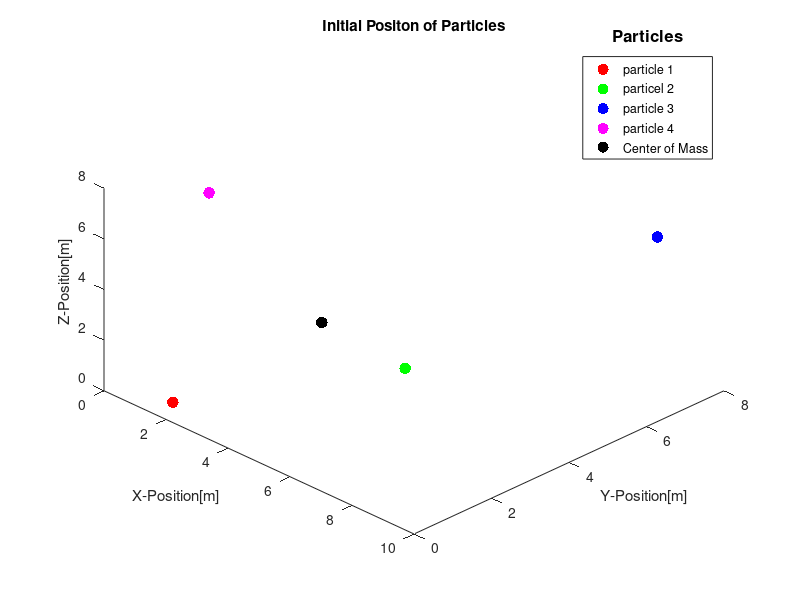

Reproduce this figure in MATLAB. (Note: this script raises an error after producing the figure.)
%% Particle Orbiting 
clear all;
close all;
clc;

%% System Properties and Initial codition - DO NOT EDIT IN PART 1

%Central Force Constant (analogous to gravitational constant G)
G = rand(1,1)*25;

%here are some random particles
p1 = rand(1,3)*10;
p2 = rand(1,3)*10;
p3 = rand(1,3)*10;
p4 = rand(1,3)*10; 

%random assignment of mass to the particles
m1 = rand(1,1) * 100;
m2 = rand(1,1) * 100;
m3 = rand(1,1) * 100;
m4 = rand(1,1) * 100;

%initial momentum
mv1 = [0 0 0];
mv2 = [0 0 0];
mv3 = [0 0 0];
mv4 = [0 0 0];

%Time interval and step
tmax = 1;
dt = 0.0001;

%% Centre of Mass 
%write an expression to compute the center of mass (do not use a loop)

%Center of Mass x direction 
com = (m1*p1 + m2*p2 + m3*p3 + m3*p4) ./ (m1 + m2 + m3 + m4);
%% Initial Conditions Plot 
%examine initial state (use plot3. Make the particles different colors and
%the center of mass black) Have your TA check you center of mass expression
%as well as your plot before moving on.

figure
hold on;
plot3(p1(1,1), p1(1,2), p1(1,3),'.r', 'MarkerSize', 25);
plot3(p2(1,1), p2(1,2), p2(1,3),'.g', 'MarkerSize', 25);
plot3(p3(1,1), p3(1,2), p3(1,3),'.b', 'MarkerSize', 25);
plot3(p4(1,1), p4(1,2), p4(1,3),'.m', 'MarkerSize', 25);
plot3(com(1,1), com(1,2), com(1,3),'.k', 'MarkerSize', 25);
view(45,45);

xlabel("X-Position[m]");
ylabel("Y-Position[m]");
zlabel("Z-Position[m]");
title('Initial Positon of Particles');
lgd = legend('particle 1', 'particel 2', 'particle 3', 'particle 4', 'Center of Mass');
title(lgd,'Particles','FontSize',12);

hold off;

%% Momentum Update

%Setup arrays for saving positions and momentum/velocity
m = [m1;m2;m3;m4];
p = [p1;p2;p3;p4];

for i = 2:floor((tmax/dt)) %run the simulation for 1 second
    
    %Net Force for every particle
    F1 = NetForce(m,p,G,1);
    F2 = NetForce(m,p,G,2);
    F3 = NetForce(m,p,G,3);
    F4 = NetForce(m,p,G,4);

    %update momentum of each particle
    mv1 = mv1 + F1*dt;
    v1 = (mv1/m1);
    p1 = p1 + v1 * dt;

    mv2 = mv2 + F2*dt;
    v2 = (mv2/m2);
    p2 = p2 + v2 * dt;

    mv3 = mv3 + F3*dt;
    v3 = (mv3/m3);
    p3 = p3 + v3 * dt;

    mv4 = mv4 + F4*dt;
    v4 = (mv4/m4);
    p4 = p4 + v4 * dt;
   
    
    %compute updated position of each particle (set new position equal to variable name of previous position)
    p = [p1;p2;p3;p4];
    %create an array for each point that records time history (e.g. p1_out(i,:) = p1;)
    p1_out(i,:) = p1;
    p2_out(i,:) = p2;
    p3_out(i,:) = p3;
    p4_out(i,:) = p4;

    %momentum arrays
    mv1_out(i,:) = mv1;
    mv2_out(i,:) = mv2;
    mv3_out(i,:) = mv3;
    mv4_out(i,:) = mv4;
   
    %recompute center of mass from updated positions

    com = (m1*p1 + m2*p2 + m3*p3 + m4*p4) ./ (m1 + m2 + m3 + m4);
   
    %create array for center of mass (e.g. com_out(i,:) = com;)
    com_out(i,:) = com;

    %time array
    time(i,:) = dt * i;

end 

%Trajectory Plots
figure
hold on;
plot3(p1_out(2:end,1), p1_out(2:end,2), p1_out(2:end,3),'r','LineWidth', 2);
plot3(p2_out(2:end,1), p2_out(2:end,2), p2_out(2:end,3),'g','LineWidth', 2);
plot3(p3_out(2:end,1), p3_out(2:end,2), p3_out(2:end,3),'b','LineWidth', 2);
plot3(p4_out(2:end,1), p4_out(2:end,2), p4_out(2:end,3),'m','LineWidth', 2);
plot3(com_out(2:end,1), com_out(2:end,2), com_out(2:end,3),'k','LineWidth', 2);
view(45,45);

xlabel("X-Trajectory[m]");
ylabel("Y-Trajectory[m]");
zlabel("Z-Trajectory[m]");
title('Trajectories of Particles');
lgd = legend('Trajectory 1', 'Trajectory 2', 'Trajectory 3', 'Trajectory 4', 'Center of Mass');
title(lgd,'Trajectories','FontSize',12);
hold off;

%% Animation 

figure
view(45,45);
for i = 2:50:length(p1_out)
    hold on;
    plot3(p1_out(i,1), p1_out(i,2), p1_out(i,3),'.r','markersize', 13);
    plot3(p2_out(i,1), p2_out(i,2), p2_out(i,3),'.g','markersize', 13);
    plot3(p3_out(i,1), p3_out(i,2), p3_out(i,3),'.b','markersize', 13);
    plot3(p4_out(i,1), p4_out(i,2), p4_out(i,3),'.m','markersize', 13);
    plot3(com_out(i,1), com_out(i,2), com_out(i,3),'.k','markersize', 13);
    drawnow
    xlabel("X-Trajectory[m]");
    ylabel("Y-Trajectory[m]");
    zlabel("Z-Trajectory[m]");
    title('Trajectories of Particles Animation');
   
end
hold off;

%% Linear Momentum 
%Linear Momentum of Particle 1
figure
hold on;
plot(time(:,1),mv1_out(:,1),'r','LineWidth', 2);
plot(time(:,1),mv1_out(:,2),'g','LineWidth', 2);
plot(time(:,1),mv1_out(:,3),'b','LineWidth', 2);

ylabel("Momentum [kgm/s]");
xlabel("Time [s]");
title('Linear Momentum - Particle 1 vs. Time');
lgd = legend('X - Direction', 'Y - Direction', 'Z - Direction');
title(lgd,'Momentum','FontSize',10);
hold off;
%Linear Momentum of Particle 2
figure
hold on;
plot(time(:,1),mv2_out(:,1),'r','LineWidth', 2);
plot(time(:,1),mv2_out(:,2),'g','LineWidth', 2);
plot(time(:,1),mv2_out(:,3),'b','LineWidth', 2);

ylabel("Momentum [kgm/s]");
xlabel("Time [s]");
title('Linear Momentum - Particle 2 vs. Time');
lgd = legend('X - Direction', 'Y - Direction', 'Z - Direction');
title(lgd,'Momentum','FontSize',10);
hold off;
%Linear Momentum of Particle 3
figure
hold on;
plot(time(:,1),mv3_out(:,1),'r','LineWidth', 2);
plot(time(:,1),mv3_out(:,2),'g','LineWidth', 2);
plot(time(:,1),mv3_out(:,3),'b','LineWidth', 2);

ylabel("Momentum [kgm/s]");
xlabel("Time [s]");
title('Linear Momentum - Particle 3 vs. Time');
lgd = legend('X - Direction', 'Y - Direction', 'Z - Direction');
title(lgd,'Momentum','FontSize',10);
hold off;
%Linear Momentum of Particle 4
figure
hold on;
plot(time(:,1),mv4_out(:,1),'r','LineWidth', 2);
plot(time(:,1),mv4_out(:,2),'g','LineWidth', 2);
plot(time(:,1),mv4_out(:,3),'b','LineWidth', 2);

ylabel("Momentum [kgm/s]");
xlabel("Time [s]");
title('Linear Momentum - Particle 4 vs. Time');
lgd = legend('X - Direction', 'Y - Direction', 'Z - Direction');
title(lgd,'Momentum','FontSize',10);
hold off;


%Linear Momentum of Entire System
mv_system = mv1_out + mv2_out + mv3_out + mv4_out;

figure
hold on;
plot(time(:,1),mv_system(:,1),'r','LineWidth', 2);
plot(time(:,1),mv_system(:,2),'g','LineWidth', 2);
plot(time(:,1),mv_system(:,3),'b','LineWidth', 2);
ylim([-1,1]);
ylabel("Momentum of System [kgm/s]");
xlabel("Time [s]");
title('Linear Momentum of Sytem vs. Time');
lgd = legend('X - Direction', 'Y - Direction', 'Z - Direction');
title(lgd,'System Momentum','FontSize',10);
hold off;

%% Angular momentum  
%angular momentum of Particle 1 in x,y,z directions

ang_momentum1 = cross(p1_out, mv1_out);
ang_momentum2 = cross(p2_out, mv2_out);
ang_momentum3 = cross(p3_out, mv3_out);
ang_momentum4 = cross(p4_out, mv4_out);

figure
hold on;
plot(time(:,1),ang_momentum1(:,1),'r','LineWidth', 2);
plot(time(:,1),ang_momentum1(:,2),'g','LineWidth', 2);
plot(time(:,1),ang_momentum1(:,3),'b','LineWidth', 2);
ylabel("Angular Momentum [kgm/s]");
xlabel("Time [s]");
title('Angular Momentum - Particle 1 vs. Time');
lgd = legend('X - Direction', 'Y - Direction', 'Z - Direction');
title(lgd,'Angular Momentum','FontSize',10);
hold off;
%angular momentum of Particle 2 in x,y,z directions
figure
hold on;
plot(time(:,1),ang_momentum2(:,1),'r','LineWidth', 2);
plot(time(:,1),ang_momentum2(:,2),'g','LineWidth', 2);
plot(time(:,1),ang_momentum2(:,3),'b','LineWidth', 2);
ylabel("Angular Momentum [kgm/s]");
xlabel("Time [s]");
title('Angular Momentum - Particle 2 vs. Time');
lgd = legend('X - Direction', 'Y - Direction', 'Z - Direction');
title(lgd,'Angular Momentum','FontSize',10);
hold off;
%angular momentum of Particle 3 in x,y,z directions
figure
hold on;
plot(time(:,1),ang_momentum3(:,1),'r','LineWidth', 2);
plot(time(:,1),ang_momentum3(:,2),'g','LineWidth', 2);
plot(time(:,1),ang_momentum3(:,3),'b','LineWidth', 2);
ylabel("Angular Momentum [kgm/s]");
xlabel("Time [s]");
title('Angular Momentum - Particle 3 vs. Time');
lgd = legend('X - Direction', 'Y - Direction', 'Z - Direction');
title(lgd,'Angular Momentum','FontSize',10);
hold off;
%angular momentum of Particle 4 in x,y,z directions
figure
hold on;
plot(time(:,1),ang_momentum4(:,1),'r','LineWidth', 2);
plot(time(:,1),ang_momentum4(:,2),'g','LineWidth', 2);
plot(time(:,1),ang_momentum4(:,3),'b','LineWidth', 2);
ylabel("Angular Momentum [kgm/s]");
xlabel("Time [s]");
title('Angular Momentum - Particle 4 vs. Time');
lgd = legend('X - Direction', 'Y - Direction', 'Z - Direction');
title(lgd,'Angular Momentum','FontSize',10);
hold off;

%angular momentum of a the system in x,y,z directions
p_out = p1_out + p2_out + p3_out + p4_out;
ang_momentum_system = cross(p_out, mv_system);

figure
hold on;
plot(time(:,1),ang_momentum_system(:,1),'r','LineWidth', 2);
plot(time(:,1),ang_momentum_system(:,2),'g','LineWidth', 2);
plot(time(:,1),ang_momentum_system(:,3),'b','LineWidth', 2);

ylim([-1,1]);

ylabel("Angular Momentum System [kgm/s]");
xlabel("Time [s]");
title('Angular Momentum System vs. Time');
lgd = legend('X - Direction', 'Y - Direction', 'Z - Direction');
title(lgd,'Angular Momentum System','FontSize',10);
hold off;

%% Net Force Function
%Here we are going to create a function that will take in all the masses
%and there positions to compute the net force acting on the mass of
%interest
function force = NetForce(m,p,G,ind)
%m = all masses in order m1,m2,m3,m4 (4x1)
%p = all positions p1,p2,p3,p4 (4x3)
%G = gravitational constant
%ind = index of the particle we want the net force for (values 1,2,3,4)

%Pull out the position and mass of the ind particle
m_ind = m(ind, 1);
p_ind = p(ind, :);

%Replace the mass and position of the ind particle with a NaN (don't want the force of it on itself)
m(ind, 1) = NaN;
p(ind, :) = [NaN, NaN, NaN];

F = NaN(3,3);
count = 1;

%Compute the force vectors from each of the particles acting on one another
%Hint: Use a loop to do this that goes through all the particles
for i = 1:length(m)
    if ~isnan(m(i, 1))

        r = p(i,:) - p_ind;
        F_mag = (G * m(i,1) * m_ind) / (norm(r)^2 );
        F_vec = F_mag * (r/norm(r));

        F(count,:) = F_vec;
        count = count + 1;


    end
end
%Sum the force vectors for the total net force
force = sum(F);
end
